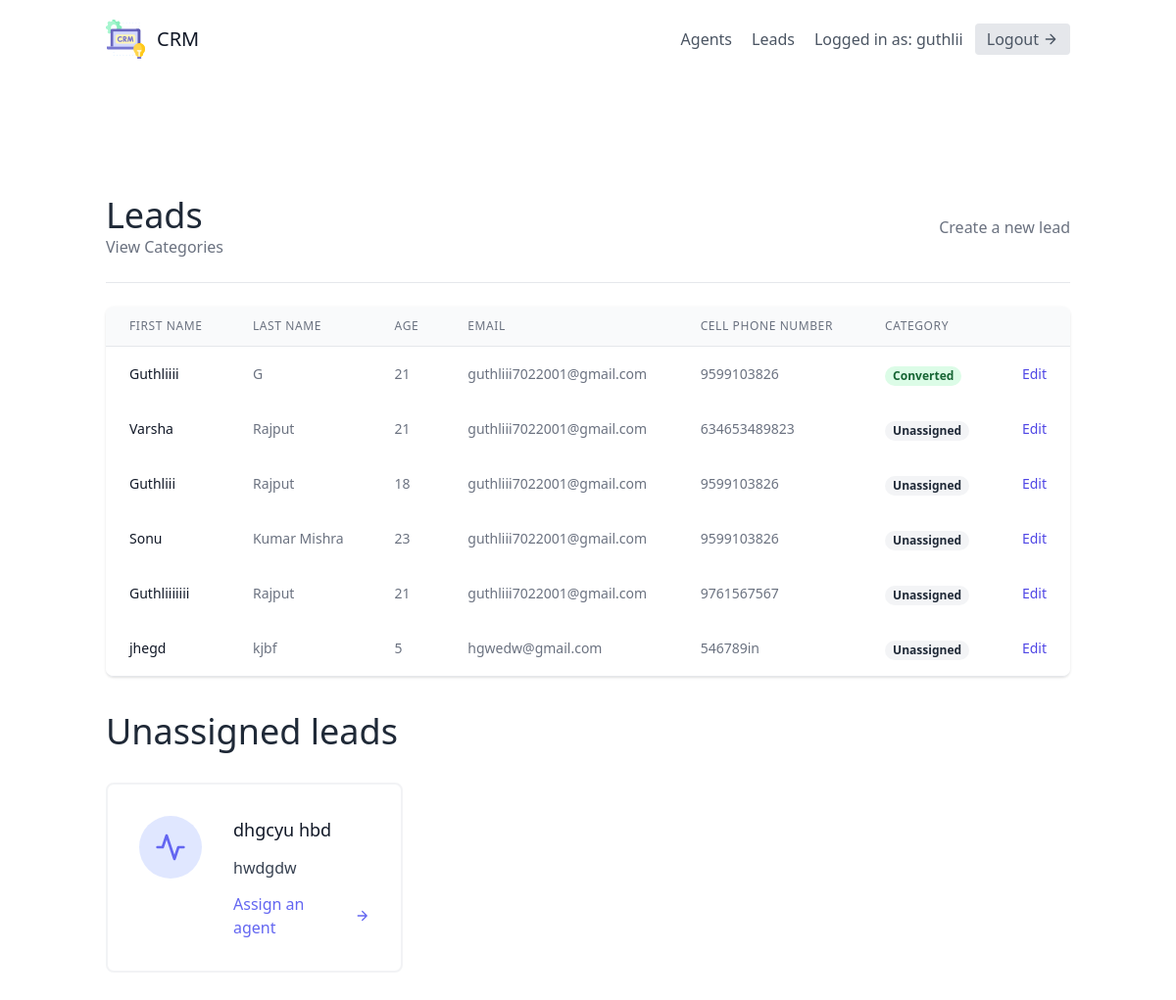
Screenshot of /home (signed in) with the database file from the repository.
### leads/models.py (models this page shows, shortened)
class User(AbstractUser):
    is_organisor = models.BooleanField(default=True)
    is_agent = models.BooleanField(default=False)

class Lead(models.Model):
    first_name = models.CharField(max_length=30)
    last_name = models.CharField(max_length=30)
    age = models.IntegerField(default=0)
    organisation = models.ForeignKey(UserProfile,   on_delete=models.CASCADE)
    agent = models.ForeignKey("Agent",null = True, blank = True, on_delete=models.SET_NULL) #SET_DEFAULT,null=True
    category =  models.ForeignKey("Category", related_name="leads" ,null = True, blank = True,on_delete=models.SET_NULL)
    description = models.TextField()
    date_added = models.DateTimeField(auto_now_add=True)
    phone_number = models.CharField(max_length=12)
    email = models.EmailField()

class Category(models.Model):
    name = models.CharField(max_length=30) # New , Contacted, Converted, Unconverted
    organisation = models.ForeignKey(UserProfile, on_delete=models.CASCADE)

### leads/views.py (the view)
# urls.py: path('home',LeadListView.as_view(),name="landing"),
class LeadListView(LoginRequiredMixin, generic.ListView):
    template_name = "leads/index.html"
    context_object_name = "leads"
    def get_queryset(self):
        user = self.request.user
        if user.is_organisor:
            queryset = Lead.objects.filter(
                organisation=user.userprofile, agent__isnull=False)
        else:
            queryset = Lead.objects.filter(
                organisation=user.agent.organisation, agent__isnull=False)
            queryset = queryset.filter(agent__user=user)
        return queryset
    def get_context_data(self, **kwargs):
        context = super(LeadListView, self).get_context_data(**kwargs)
        user = self.request.user
        if user.is_organisor:
            queryset = Lead.objects.filter(
                organisation=user.userprofile, agent__isnull=True)
            context.update({
                "unassigned_leads": queryset
            })
        return context

### leads/templates/leads/index.html (shortened to what this page needs)
{% extends "base.html" %}
{% block content %}
<section class="text-gray-700 body-font">
    <div class="container px-5 py-24 mx-auto flex flex-wrap">
        <div class="w-full mb-6 py-6 flex justify-between items-center border-b border-gray-200">
            <div>
                <h1 class="text-4xl text-gray-800">Leads</h1>
                <div>
                    <button>
                        <a class="text-gray-500 hover:text-blue-500" href="{% url 'leads:category-List' %}">
                            View Categories
                        </a>
                    </button>
                </div>
            </div>
            {% if request.user.is_organisor %}
            <div>
                <button>
                    <a class="text-gray-500 hover:text-blue-500" href="{% url 'leads:create' %}">
                        Create a new lead
                    </a>
                </button>
            </div>
            {% endif %}
        </div>
        <div class="flex flex-col w-full">
            <div class="-my-2 overflow-x-auto sm:-mx-6 lg:-mx-8">
            <div class="py-2 align-middle inline-block min-w-full sm:px-6 lg:px-8">
                <div class="shadow overflow-hidden border-b border-gray-200 sm:rounded-lg">
                <table class="min-w-full divide-y divide-gray-200">
                    <thead class="bg-gray-50">
                        <tr>
                            <th scope="col" class="px-6 py-3 text-left text-xs font-medium text-gray-500 uppercase tracking-wider">
                            First Name
                            </th>
                            <th scope="col" class="px-6 py-3 text-left text-xs font-medium text-gray-500 uppercase tracking-wider">
                            Last Name
                            </th>
                            <th scope="col" class="px-6 py-3 text-left text-xs font-medium text-gray-500 uppercase tracking-wider">
                            Age
                            </th>
                            <th scope="col" class="px-6 py-3 text-left text-xs font-medium text-gray-500 uppercase tracking-wider">
                            Email
                            </th>
                            <th scope="col" class="px-6 py-3 text-left text-xs font-medium text-gray-500 uppercase tracking-wider">
                            Cell Phone Number
                            </th>
                            <th scope="col" class="px-6 py-3 text-left text-xs font-medium text-gray-500 uppercase tracking-wider">
                            Category
                            </th>
                            <th scope="col" class="relative px-6 py-3">
                            </th>
                        </tr>
                    </thead>
                    <tbody>
            {% for lead in leads %}
            <tr class="bg-white">
                                <td class="px-6 py-4 whitespace-nowrap text-sm font-medium text-gray-900">
                                    {{ lead.first_name }}
                                </td>
                                <td class="px-6 py-4 whitespace-nowrap text-sm text-gray-500">
                                    {{ lead.last_name }}
                                </td>
                                <td class="px-6 py-4 whitespace-nowrap text-sm text-gray-500">
                                    {{ lead.age }}
                                </td>
                                <td class="px-6 py-4 whitespace-nowrap text-sm text-gray-500">
                                    {{ lead.email }}
                                </td>
                                <td class="px-6 py-4 whitespace-nowrap text-sm text-gray-500">
                                    {{ lead.phone_number }}
                                </td>
                                <td class="px-6 py-4 whitespace-nowrap">
                                    {% if lead.category %}
                                        <span class="px-2 inline-flex text-xs leading-5 font-semibold rounded-full bg-green-100 text-green-800">
                                            {{ lead.category.name }}
                                        </span>
                                    {% else %}
                                        <span class="px-2 inline-flex text-xs leading-5 font-semibold rounded-full bg-gray-100 text-gray-800">
                                            Unassigned
                                        </span>
                                    {% endif %}
                                </td>
                                <td class="px-6 py-4 whitespace-nowrap text-right text-sm font-medium">
                        <a href="{% url 'leads:update' lead.pk %}" class="text-indigo-600 hover:text-indigo-900">Edit
                        </a>
                    </td>
                </tr>
            {% endfor %}
        </tbody>
    </table>
    </div>
</div>
</div>
</div>
        {% if unassigned_leads.exists %}
        <div class="mt-5 flex flex-wrap -m-4">
            <div class="p-4 w-full">
                <h1 class="text-4xl text-gray-800">Unassigned leads</h1>
            </div>
            {% for lead in unassigned_leads %}
            <div class="p-4 lg:w-1/2 md:w-full">
                <div class="flex border-2 rounded-lg border-gray-200 border-opacity-50 p-8 sm:flex-row flex-col">
                    <div
                        class="w-16 h-16 sm:mr-8 sm:mb-0 mb-4 inline-flex items-center justify-center rounded-full bg-indigo-100 text-indigo-500 flex-shrink-0">
                        <svg fill="none" stroke="currentColor" stroke-linecap="round" stroke-linejoin="round"
                            stroke-width="2" class="w-8 h-8" viewBox="0 0 24 24">
                            <path d="M22 12h-4l-3 9L9 3l-3 9H2"></path>
                        </svg>
                    </div>
                    <div class="flex-grow">
                        <h2 class="text-gray-900 text-lg title-font font-medium mb-3">{{lead.first_name}}
                            {{lead.last_name}}</h2>
                        <p class="leading-relaxed text-base">
                            {{lead.description}}</p>
                        <a href="{% url 'leads:assign-agent' lead.pk %}"  class="mt-3 text-indigo-500 inline-flex items-center"
                            class="mt-3 text-indigo-500 inline-flex items-center">Assign an agent
                            <svg fill="none" stroke="currentColor" stroke-linecap="round" stroke-linejoin="round"
                                stroke-width="2" class="w-4 h-4 ml-2" viewBox="0 0 24 24">
                                <path d="M5 12h14M12 5l7 7-7 7"></path>
                            </svg>
                        </a>
                    </div>
                </div>
            </div>
            {% endfor %}
        </div>
    {% endif %}
</div>
</section>
{% endblock content %}

### templates/base.html (shortened to what this page needs)
{% load static %}
<!DOCTYPE html>
<html lang="en">
<head>
    <link rel="stylesheet" href="{% static 'css/styles.css' %}">
</head>
<script src="https://cdn.tailwindcss.com"></script>
<body>
    <div class="max-w-7xl mx-auto ">
        {% include "navbar.html" %}
        {% block content %}
        {% endblock %}
    </div>
</body>
</html>

### templates/navbar.html (shortened to what this page needs)
<header class="text-gray-600 body-font">
  <div class="container mx-auto flex flex-wrap p-5 flex-col md:flex-row items-center">
    <a class="flex title-font font-medium items-center text-gray-900 mb-4 md:mb-0">
        <span class="ml-3 text-xl"> CRM</span>
    </a>
    <nav class="md:ml-auto flex flex-wrap items-center text-base justify-center">
      {% if not request.user.is_authenticated %}
      <a href="{% url 'signup' %}" class="mr-5 hover:text-gray-900">signup</a>
      {% else %}
      {% if request.user.is_organisor %}
      <a href="{% url 'agents:agent-list' %}" class="mr-5 hover:text-gray-900">Agents</a>
      {% endif %}
      <a href="{% url 'leads:landing' %}" class="mr-5 hover:text-gray-900">Leads</a>
      {% endif %}
    </nav>
    {% if request.user.is_authenticated %}
    Logged in as: {{request.user.username}}
    <a href="{% url 'logout' %}"
    class="ml-3 inline-flex items-center bg-gray-200 border-0 py-1 px-3 focus:outline-none hover:bg-gray-300 rounded text-base mt-4 md:mt-0">
      Logout
      <svg fill="none" stroke="currentColor" stroke-linecap="round" stroke-linejoin="round" stroke-width="2" class="w-4 h-4 ml-1" viewBox="0 0 24 24">
        <path d="M5 12h14M12 5l7 7-7 7"></path>
    </svg>
    </a>
    {% endif %}
  </div>
</header>

### templates/scripts.html (shortened to what this page needs)
{% load static %}

### rows the page displays
User: user.username "guthlii"
Lead: first_name "Guthliiii", last_name "G", age "21", email "guthliii7022001@gmail.com", phone_number "9599103826", category.name "Converted"
Lead: first_name "Varsha", last_name "Rajput", age "21", email "guthliii7022001@gmail.com", phone_number "634653489823", shows "Unassigned"
Lead: first_name "Guthliii", last_name "Rajput", age "18", email "guthliii7022001@gmail.com", phone_number "9599103826", shows "Unassigned"
Lead: first_name "Sonu", last_name "Kumar Mishra", age "23", email "guthliii7022001@gmail.com", phone_number "9599103826", shows "Unassigned"
Lead: first_name "Guthliiiiiii", last_name "Rajput", age "21", email "guthliii7022001@gmail.com", phone_number "9761567567", shows "Unassigned"
Lead: first_name "jhegd", last_name "kjbf", age "5", email "hgwedw@gmail.com", phone_number "546789in", shows "Unassigned"
Lead: first_name "dhgcyu", last_name "hbd", description "hwdgdw"
